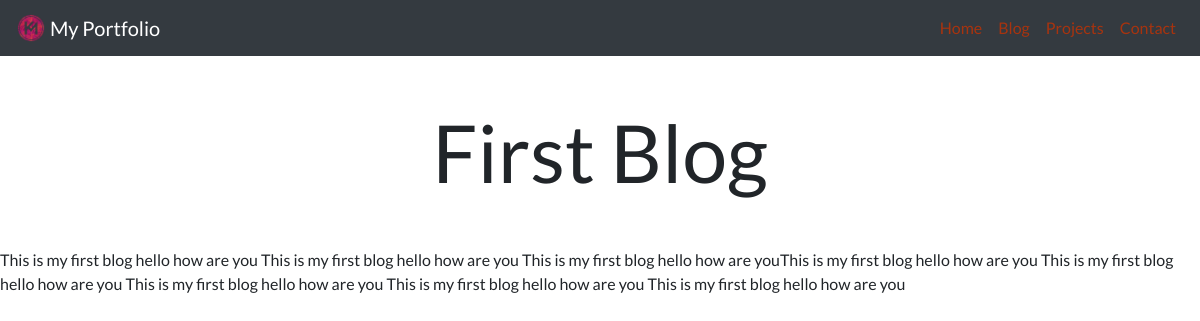
Page /blog/1/ on the committed database.
### blog/models.py (models this page shows, shortened)
class Blogs(models.Model):
    title = models.CharField(max_length=30)
    creation_date = models.DateField(auto_now=True)
    description = models.TextField()

### blog/views.py (the view)
# urls.py: path('<int:blog_id>/', views.detail, name='detail'),
def detail(request, blog_id):
    blog = get_object_or_404(Blogs, pk=blog_id)
    return render(request,'blog/detail.html', {'blog':blog})

### blog/templates/blog/detail.html (shortened to what this page needs)
{% extends 'base.html' %}
{% load static %}
{% block content %}
<h1 class="text-center mt-5" id="blogdetailtitle">{{ blog.title }}</h1>
{{ blog.description|safe }}
{% endblock %}

### portfolio/static/portfolio/basic.css (style rules this page uses)
body { font-family: 'Lato', sans-serif; }
@media (min-width: 992px) { #blogdetailtitle { font-size: 5rem; } }

### rows in the picture
Blogs: title "First Blog", description "This is my first blog hello how are you This is my first blog hello how are you This is my first blog hello how are youThis is my first blog hello how are you This is my first blog hello how are you This is my first blog hello how are you This is my first blog hello how are you This is my first blog hello how are you"
